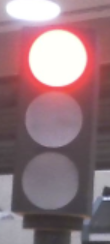
#> input picture red.png, 110 x 244 px, given in place of .., which was not available
$ python inspect_signs.py --images ..
#> lines starting #> are read from the running program, lines starting #| are printed output that depends on the picture; after the words box and inside, x2 and y2 are one past the last pixel; in counts of white or black regions, pixels touching at a corner belong together; pictures that were not available may be replaced by others from this repository, and a replacement may not be noted
### src/perception/sign_detection.py
from dataclasses import dataclass
from pathlib import Path
from typing import Optional
import ast
import logging

import cv2 as cv
import numpy as np

logger = logging.getLogger(__name__)


INPUT_SIZE = 640

PAD_VALUE = 114

NMS_IOU = 0.45

KNOWN_LABELS = ("delivery_sign", "detour", "stop", "traffic_light")

_LABEL_ALIASES = {
    "stop sign": "stop",
    "traffic light": "traffic_light",
}

_PREFERRED_PROVIDERS = ("CoreMLExecutionProvider", "CUDAExecutionProvider", "CPUExecutionProvider")


@dataclass
class Detection:
    label: str
    bbox: tuple[int, int, int, int]
    confidence: float

    @property
    def width(self) -> int:
        return self.bbox[2] - self.bbox[0]

    @property
    def height(self) -> int:
        return self.bbox[3] - self.bbox[1]

    # [9 lines left out: function crop, not called in this run]


class SignDetector:
    def __init__(self, model_path: str, confidence: float = 0.45):
        self._confidence = confidence
        self._session = None
        self._input_name: Optional[str] = None
        self._input_size = INPUT_SIZE
        self._labels: dict[int, str] = {}
        self._load(Path(model_path))

    @property
    def available(self) -> bool:
        return self._session is not None

    @property
    def confidence(self) -> float:
        return self._confidence

    def set_confidence(self, confidence: float) -> None:
        self._confidence = confidence

    def detect(self, frame: np.ndarray) -> list[Detection]:
        if self._session is None or frame is None or frame.size == 0:
            return []

        blob, scale, pad_x, pad_y = self._preprocess(frame)
        outputs = self._session.run(None, {self._input_name: blob})
        return self._decode(outputs[0], scale, pad_x, pad_y, frame.shape[:2])

    def _load(self, model_path: Path) -> None:
        try:
            import onnxruntime as ort
        except ImportError:
            logger.warning("onnxruntime not installed - sign detection disabled")
            return

        if not model_path.exists():
            logger.warning("No sign model at %s - sign detection disabled", model_path)
            return

        providers = [p for p in _PREFERRED_PROVIDERS if p in ort.get_available_providers()]
        try:
            session = ort.InferenceSession(str(model_path), providers=providers)
        except Exception:
            logger.warning("Falling back to CPU for sign detection", exc_info=True)
            try:
                session = ort.InferenceSession(str(model_path), providers=["CPUExecutionProvider"])
            except Exception:
                logger.error("Could not load %s - sign detection disabled", model_path, exc_info=True)
                return

        self._session = session
        model_input = session.get_inputs()[0]
        self._input_name = model_input.name
        if isinstance(model_input.shape[2], int):
            self._input_size = model_input.shape[2]
        self._labels = _read_labels(session, model_path)
        logger.info(
            "Sign model %s loaded (%dpx, %s), classes: %s",
            model_path.name, self._input_size, session.get_providers()[0],
            sorted(set(self._labels.values()) & set(KNOWN_LABELS)),
        )

    # [103 lines left out: functions _preprocess, _decode, letterbox, xywh_to_xyxy, non_max_suppression, _read_labels, not called in this run]

### tools/inspect_signs.py
#!/usr/bin/env python3


import argparse
import glob
import sys
from pathlib import Path
from time import sleep
import cv2 as cv
import numpy as np

sys.path.insert(0, str(Path(__file__).resolve().parent.parent / "src"))

from perception.delivery_variant import CROP_MARGIN as VARIANT_MARGIN  # noqa: E402
from perception.delivery_variant import read_delivery_variant  # noqa: E402
from perception.sign_detection import Detection, SignDetector  # noqa: E402
from perception.traffic_light import CROP_MARGIN as LIGHT_MARGIN  # noqa: E402
from perception.traffic_light import LightState, read_light_state  # noqa: E402

WINDOW = "inspect_signs"
PANEL_WIDTH = 320
TILE = 96
MAX_SHOWN = 3
MAIN_WIDTH = 960

STATE_COLOUR = {
    LightState.RED: (60, 60, 235),
    LightState.YELLOW: (40, 210, 235),
    LightState.GREEN: (80, 210, 90),
    LightState.UNKNOWN: (150, 150, 150),
}
CLASS_COLOUR = {
    "delivery_sign": (235, 190, 90),
    "detour": (60, 200, 245),
    "stop": (70, 70, 240),
    "traffic_light": (200, 200, 200),
}
GREY = (110, 110, 110)


class Reading:
    # [84 lines left out: functions __init__, verified, colour, caption, tiles, lines, not called in this run]


def frames_from(args):
    if args.images:
        paths = []
        for pattern in args.images:
            paths += sorted(glob.glob(pattern, recursive=True))
        if not paths:
            print(f"no images matched {args.images}")
        for path in paths:
            frame = cv.imread(path)
            if frame is not None:
                yield Path(path).name, frame
        return

    source = args.video if args.video else args.camera
    capture = cv.VideoCapture(source)
    if not capture.isOpened():
        print(f"could not open {source}")
        return
    index = 0
    while True:
        ok, frame = capture.read()
        if not ok:
            break
        yield f"frame {index}", frame
        index += 1
    capture.release()


# [11 lines left out: function fit, not called in this run]


def render(frame, readings, name, confidence, available, overlay, offset):
    main = frame.copy()
    for reading in readings:
        x0, y0, x1, y1 = reading.detection.bbox
        thickness = 1 if not reading.verified else 2
        cv.rectangle(main, (x0, y0), (x1, y1), reading.colour, thickness)
        cv.putText(main, reading.caption, (x0, max(14, y0 - 6)),
                   cv.FONT_HERSHEY_SIMPLEX, 0.5, reading.colour, 1)
        if overlay and reading.light is not None and reading.light.cells is not None:
            cells = reading.light.cells
            for index, cy in enumerate(cells.centres):
                if index in cells.clipped:
                    continue
                cv.circle(main, (int(x0 + cells.cx - (x1 - x0) * LIGHT_MARGIN),
                                 int(y0 + cy - (y1 - y0) * LIGHT_MARGIN)),
                          int(cells.radius), reading.colour, 1)

    scale = MAIN_WIDTH / main.shape[1]
    main = cv.resize(main, (MAIN_WIDTH, int(main.shape[0] * scale)))

    panel = np.zeros((main.shape[0], PANEL_WIDTH, 3), np.uint8)
    shown = readings[offset:offset + MAX_SHOWN] if readings else []
    y = 4
    for reading in shown:
        tiles = reading.tiles(frame)[:3]
        for column, tile in enumerate(tiles):
            panel[y:y + TILE, column * (TILE + 4):column * (TILE + 4) + TILE] = \
                fit(tile, TILE, TILE)
        y += TILE + 4
        for line in reading.lines()[:3]:
            cv.putText(panel, line[:46], (4, y + 10), cv.FONT_HERSHEY_SIMPLEX, 0.35,
                       reading.colour, 1)
            y += 14
        y += 8
    if not shown:
        cv.putText(panel, "nothing detected", (8, 20), cv.FONT_HERSHEY_SIMPLEX, 0.45, GREY, 1)

    canvas = np.hstack([main, panel])
    header = f"{name}   conf {confidence:.2f}   {len(readings)} detection(s)"
    cv.rectangle(canvas, (0, 0), (canvas.shape[1], 22), (0, 0, 0), -1)
    cv.putText(canvas, header, (6, 16), cv.FONT_HERSHEY_SIMPLEX, 0.5, (235, 235, 235), 1)
    if not available:
        cv.rectangle(canvas, (0, 22), (canvas.shape[1], 44), (0, 0, 160), -1)
        cv.putText(canvas, "no model - frames only", (6, 38),
                   cv.FONT_HERSHEY_SIMPLEX, 0.5, (255, 255, 255), 1)
    return canvas


def main() -> int:
    parser = argparse.ArgumentParser()
    source = parser.add_mutually_exclusive_group()
    source.add_argument("--images", nargs="+")
    source.add_argument("--video")
    source.add_argument("--camera", type=int, default=0)
    parser.add_argument("--model", default="models/signs.onnx")
    parser.add_argument("--confidence", type=float, default=0.35)
    parser.add_argument("--box", help="x0,y0,x1,y1 - drive the readers with no detector")
    parser.add_argument("--box-label", default="traffic_light")
    parser.add_argument("--save-dir", default=".")
    args = parser.parse_args()

    detector = SignDetector(args.model, confidence=args.confidence)
    if not detector.available:
        print(f"no usable model at {args.model} - frames and --box only")

    fixed = None
    if args.box:
        parts = [int(v) for v in args.box.split(",")]
        if len(parts) != 4:
            print("--box wants x0,y0,x1,y1")
            return 2
        fixed = Detection(args.box_label, tuple(parts), 1.0)

    confidence = args.confidence
    paused = False
    overlay = False
    offset = 0
    saved = 0

    stream = frames_from(args)
    current = next(stream, None)
    if current is None:
        print("nothing to show")
        return 2

    while current is not None:
        name, frame = current
        detections = [fixed] if fixed else detector.detect(frame)
        readings = [Reading(d, frame) for d in detections]
        canvas = render(frame, readings, name, confidence, detector.available or bool(fixed),
                        overlay, offset)
        cv.imshow(WINDOW, canvas)

        step = not paused
        while True:
            key = cv.waitKey(0 if paused else 20) & 0xFF
            if key == 255:
                break
            if key in (ord("q"), 27):
                cv.destroyAllWindows()
                return 0
            if key == ord(" "):
                paused = not paused
                break
            if key in (ord("."), ord(",")):
                paused = True
                step = True
                break
            if key in (ord("f"), ord("d")):
                confidence = float(np.clip(confidence + (0.05 if key == ord("f") else -0.05),
                                           0.05, 0.95))
                detector.set_confidence(confidence)
                break
            if key == ord("0"):
                confidence = args.confidence
                detector.set_confidence(confidence)
                break
            if key == ord("b"):
                offset = (offset + MAX_SHOWN) % max(1, len(readings))
                break
            if key == ord("m"):
                overlay = not overlay
                break
            if key == ord("s"):
                path = Path(args.save_dir) / f"inspect_{saved:03d}.png"
                cv.imwrite(str(path), canvas)
                print(f"saved {path}")
                saved += 1
                break
            if key == ord("h"):
                print("q/ESC quit  SPACE pause  ./, step  f/d confidence +/-0.05  0 reset\n"
                      "b cycle detections  m mask overlay  s save  h help")
                break
            break

        if step:
            current = next(stream, None)
            offset = 0

    cv.destroyAllWindows()
    return 0


if __name__ == "__main__":
    raise SystemExit(main())
#> in main, frame is the input picture: shape (244, 110, 3); mean B, G, R 127.7, 120.8, 149.5
#> in main, `name, frame = current`: name = '..'
#> in main, `detections = [fixed] if fixed else detector.detect(frame)`: detections = []
#> after the loop in render, `for reading in shown:`: panel: shape (2129, 320, 3); every value is 0
#> after the loop in render, `for reading in shown:`: y = 4
#> in render, `cv.putText(panel, "nothing detected", (8, 20), cv.FONT_HERSHEY_SIMPLEX..`:
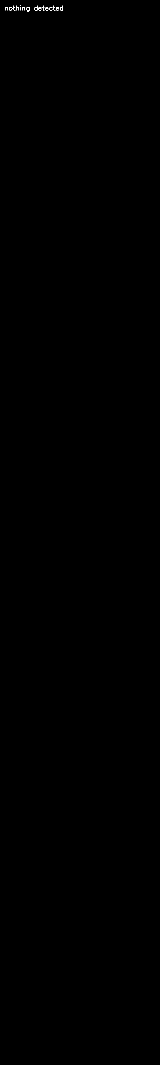
#> panel: shape (2129, 320, 3) (shown at 1/2 size); values 0 (black) and 110 (white), 0.04% white in thin lines or dots, all inside (x1, y1, x2, y2) = (10, 10, 126, 24)
#> in render, `canvas = np.hstack([main, panel])`:
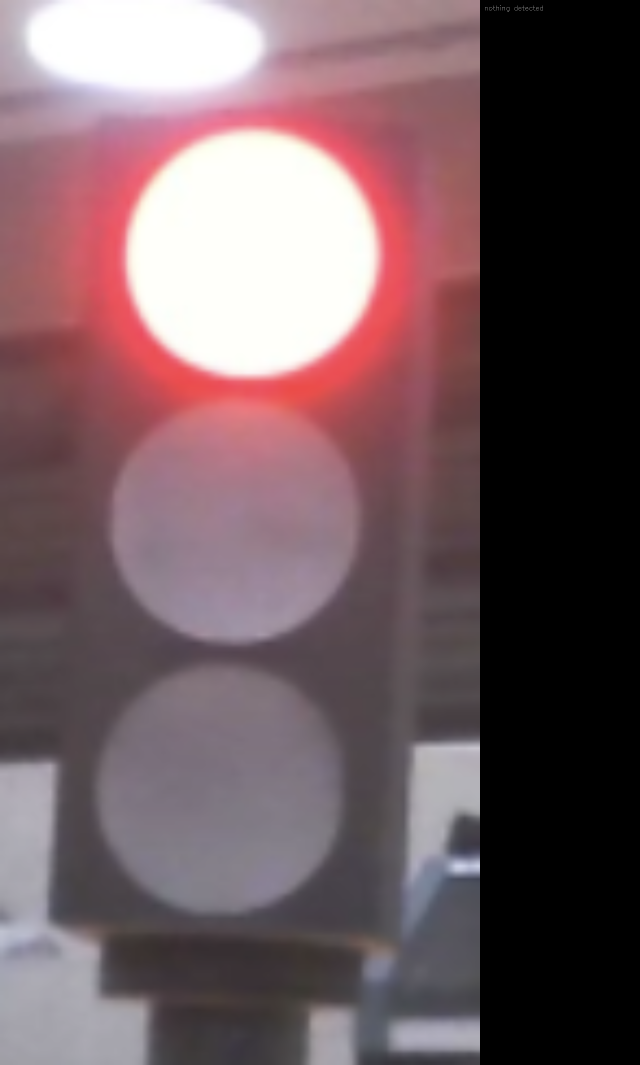
#> canvas: shape (2129, 1280, 3) (shown at 1/2 size); mean B, G, R 95.7, 90.6, 112.1
#> in render, `header = f"{name}   conf {confidence:.2f}   {len(readings)} detection(..`: header = '..   conf 0.35   0 detection(s)'
#> in render, `cv.putText(canvas, header, (6, 16), cv.FONT_HERSHEY_SIMPLEX, 0.5, (235..`: canvas: shape (2129, 1280, 3); mean B, G, R 94.1, 89, 110.4
#> in render, `cv.rectangle(canvas, (0, 22), (canvas.shape[1], 44), (0, 0, 160), -1)`:
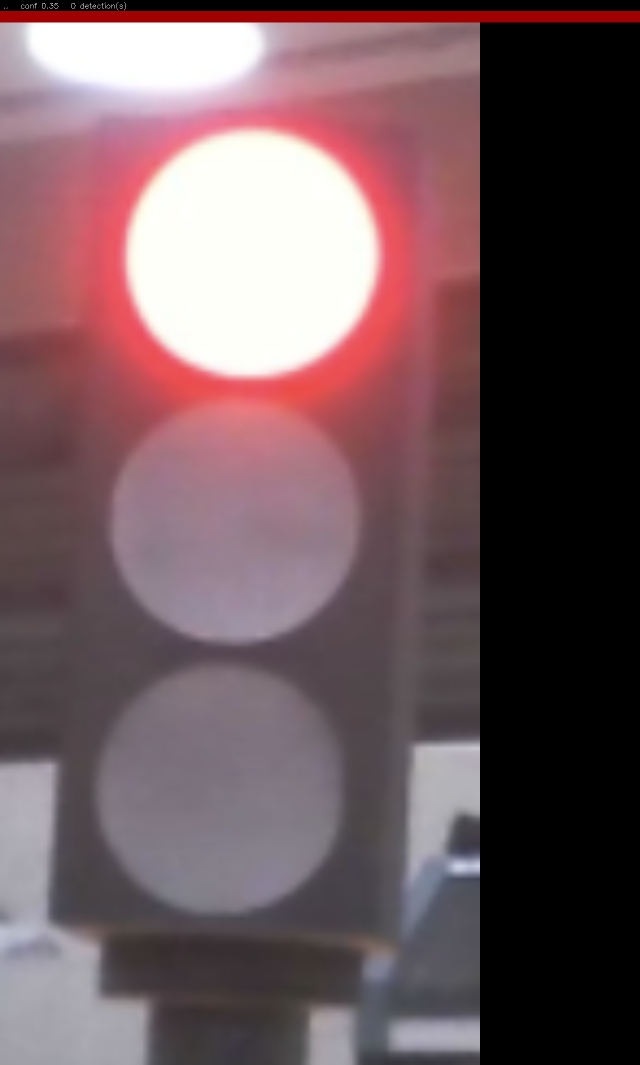
#> canvas: shape (2129, 1280, 3) (shown at 1/2 size); mean B, G, R 92.6, 87.5, 110.5
#> in render, `cv.putText(canvas, "no model - frames only", (6, 38), cv.FONT_HERSHEY_..`: canvas: shape (2129, 1280, 3); 0.01% of pixels changed, all inside (x1, y1, x2, y2) = (8, 28, 203, 43)
#> (key q is pressed here)
#> (the program exits here)

$ run again, on yellow.png
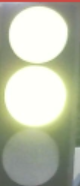
#> input picture yellow.png, 80 x 186 px, given in place of .., which was not available
#> in main, frame is the input picture: shape (186, 80, 3); mean B, G, R 171.4, 190.5, 186.8
#> name = '..'
#> detections = []
#> after the loop in render, `for reading in shown:`: y = 4
#> in render, `canvas = np.hstack([main, panel])`:
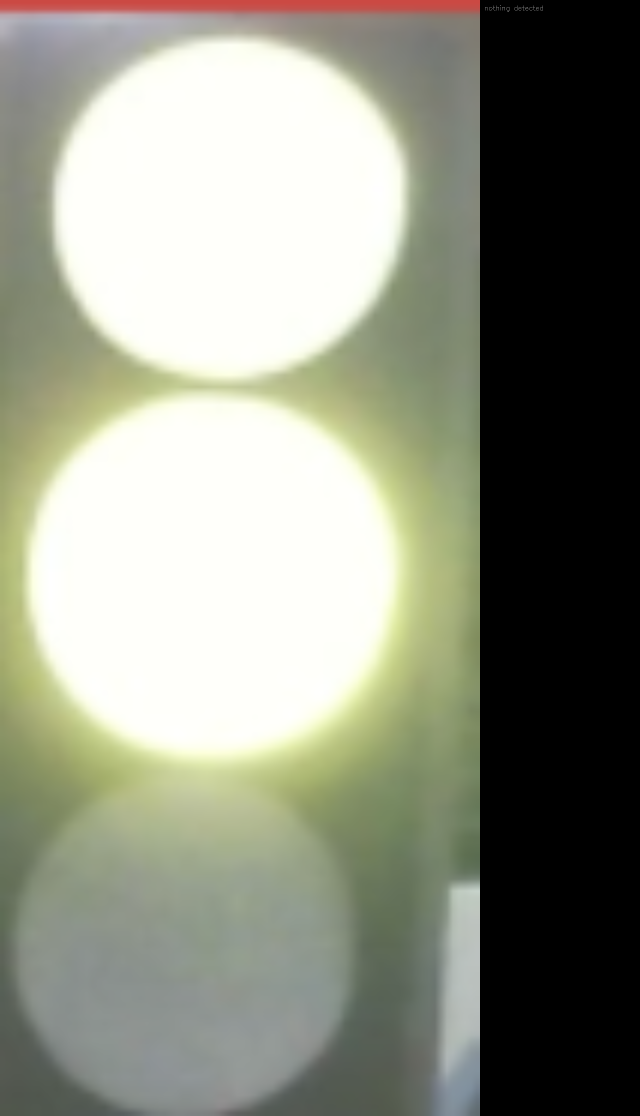
#> canvas: shape (2232, 1280, 3) (shown at 1/2 size); mean B, G, R 128.5, 142.8, 140.1
#> header = '..   conf 0.35   0 detection(s)'
#> in render, `cv.rectangle(canvas, (0, 22), (canvas.shape[1], 44), (0, 0, 160), -1)`:
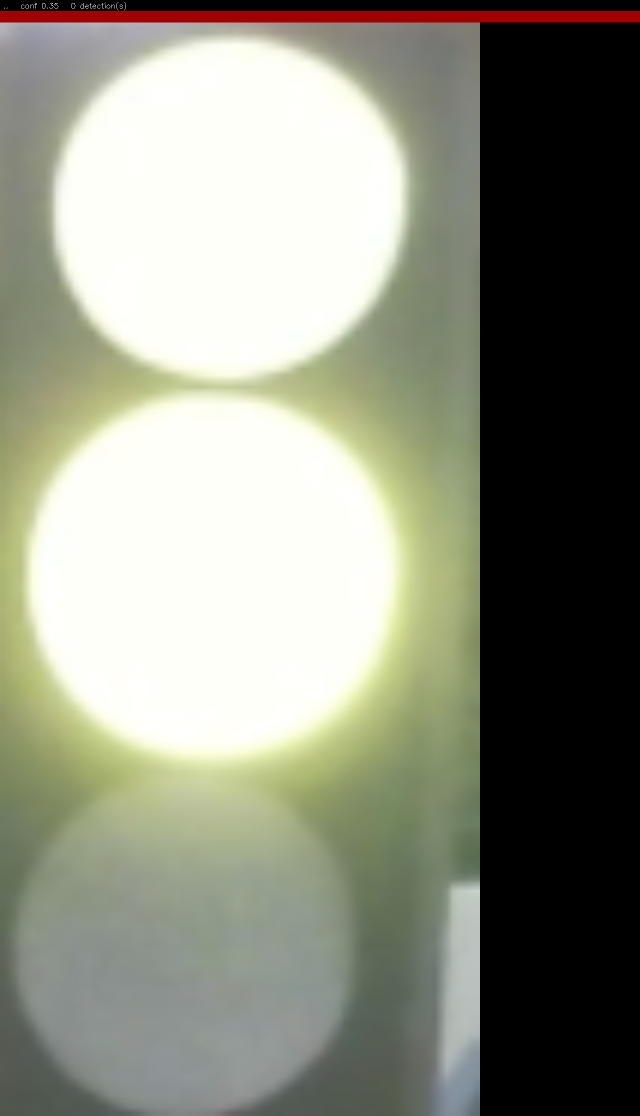
#> canvas: shape (2232, 1280, 3) (shown at 1/2 size); mean B, G, R 126.8, 141.1, 139
